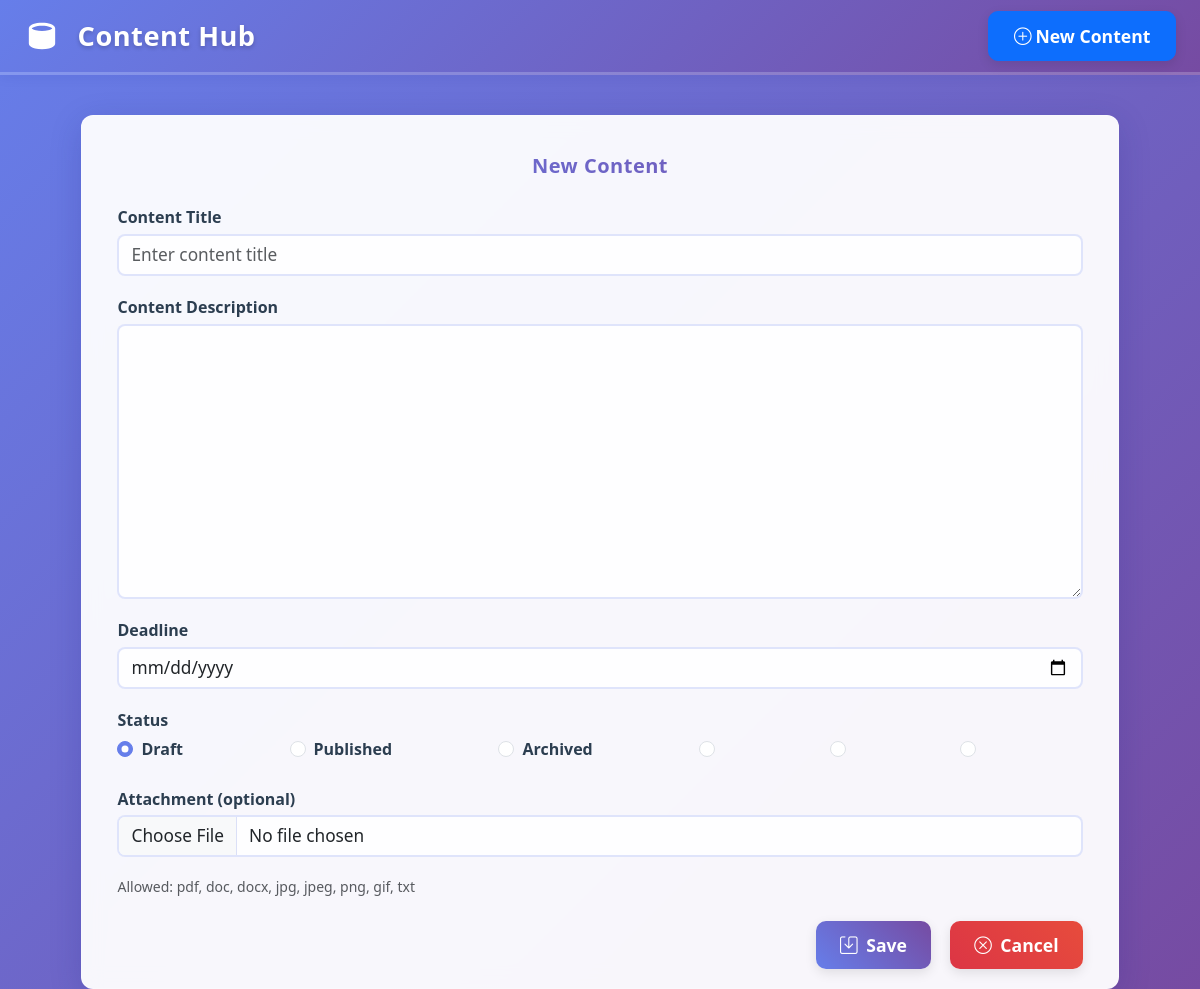
Page /new.php on the committed database.
### tables this page shows
CREATE TABLE Status (
    status_id INTEGER PRIMARY KEY AUTOINCREMENT,
    status_name TEXT NOT NULL
);

### new.php (the view, shortened to what this page needs)
<?php
$dbFile = 'database.db';
try {
    $pdo = new PDO('sqlite:' . $dbFile);
    $pdo->setAttribute(PDO::ATTR_ERRMODE, PDO::ERRMODE_EXCEPTION);
} catch (Exception $e) {
    die('Database connection failed: ' . htmlspecialchars($e->getMessage()));
}
$statusStmt = $pdo->query('SELECT status_id, status_name FROM Status');
$statuses = $statusStmt->fetchAll(PDO::FETCH_ASSOC);
?>
<!DOCTYPE html>
<html lang="en">
<head>
    <link href="https://cdn.jsdelivr.net/npm/bootstrap@5.3.3/dist/css/bootstrap.min.css" rel="stylesheet">
    <link rel="stylesheet" href="https://cdn.jsdelivr.net/npm/bootstrap-icons@1.11.3/font/bootstrap-icons.min.css">
</head>
<body>
    <div class="app-header">
        <div class="app-header-left">
            <span class="app-icon">
            </span>
            <span class="app-title">Content Hub</span>
        </div>
        <div class="header-action">
            <a class="btn btn-primary d-inline-flex align-items-center" href="new.php">
                <i class="bi bi-plus-circle me-1"></i> New Content
            </a>
        </div>
    </div>
    <div class="main-content">
        <div class="form-area">
            <div class="form-title">New Content</div>
            <form class="needs-validation" method="post" enctype="multipart/form-data" novalidate>
                <div class="mb-3">
                    <label for="contentTitle" class="form-label">Content Title</label>
                    <input type="text" class="form-control" id="contentTitle" name="contentTitle" placeholder="Enter content title" required>
                </div>
                <div class="mb-3">
                    <label for="contentDescription" class="form-label">Content Description</label>
                    <textarea class="form-control" id="contentDescription" name="contentDescription" rows="10"></textarea>
                </div>
                <div class="mb-3">
                    <label for="contentDate" class="form-label">Deadline</label>
                    <input type="date" class="form-control" id="contentDate" name="contentDate" required>
                </div>
                <div class="mb-4">
                    <label class="form-label">Status</label>
                    <div class="d-flex flex-wrap gap-2">
                        <?php foreach ($statuses as $status): ?>
                        <div class="form-check flex-grow-1">
                            <input class="form-check-input" type="radio" name="status" id="status<?= $status['status_id'] ?>" value="<?= $status['status_id'] ?>" <?= $status['status_name'] === 'Draft' ? 'checked' : '' ?> required>
                            <label class="form-check-label" for="status<?= $status['status_id'] ?>"> <?= htmlspecialchars($status['status_name']) ?> </label>
                        </div>
                        <?php endforeach; ?>
                    </div>
                </div>
                <div class="mb-3">
                    <label for="attachment" class="form-label">Attachment (optional)</label>
                    <input class="form-control" type="file" id="attachment" name="attachment" accept=".pdf,.doc,.docx,.jpg,.jpeg,.png,.gif,.txt">
                    <div class="form-text">Allowed: pdf, doc, docx, jpg, jpeg, png, gif, txt</div>
                </div>
                <div class="form-actions">
                    <button class="btn btn-save px-4 fw-bold" type="submit">
                        <i class="bi bi-save me-1"></i> Save
                    </button>
                    <a href="index.php" class="btn btn-cancel px-4">
                        <i class="bi bi-x-circle me-1"></i> Cancel
                    </a>
                </div>
            </form>
        </div>
    </div>
</body>
</html>

### new.php (style rules this page uses)
body { font-family: 'Segoe UI', 'Inter', 'Noto Sans', Arial, sans-serif; background: linear-gradient(135deg, #667eea 0%, #764ba2 100%); min-height: 100vh; margin: 0; padding: 0; }
.app-header { width: 100vw; background: linear-gradient(135deg, #667eea 0%, #764ba2 100%); box-shadow: 0 2px 12px 0 rgba(31,38,135,0.08); padding: 0.7rem 0 0.7rem 0; margin-bottom: 0; display: flex; align-items: center; justify-content: space-between; border-bottom: 3px solid rgba(255,255,255,0.2); z-index: 10; position: sticky; top: 0; }
.app-header-left { display: flex; align-items: center; gap: 1.1rem; margin-left: 2vw; }
.app-header .app-icon { width: 36px; height: 36px; }
.app-header .app-title { font-size: 1.7rem; font-weight: 800; color: #fff; letter-spacing: 0.5px; text-shadow: 0 2px 4px rgba(0,0,0,0.2); }
.app-header .header-action { margin-right: 2vw; }
.main-content { max-width: 95vw; margin: 2.5rem auto 0 auto; padding: 0 2vw; display: flex; flex-direction: column; gap: 2.2rem; align-items: center; }
.form-area { background: rgba(255, 255, 255, 0.95); backdrop-filter: blur(10px); border-radius: 12px; box-shadow: 0 8px 32px 0 rgba(31,38,135,0.2); border: 1px solid rgba(255, 255, 255, 0.2); padding: 2.2rem 2.2rem 1.2rem 2.2rem; max-width: 95%; width: 100%; margin: 0 auto; }
.form-title { font-size: 1.25rem; font-weight: 900; color: #2c3e50; background: linear-gradient(45deg, #667eea, #764ba2); -webkit-background-clip: text; -webkit-text-fill-color: transparent; background-clip: text; margin-bottom: 1.5rem; letter-spacing: 0.5px; text-align: center; }
label.form-label { font-weight: 700; color: #2c3e50; margin-bottom: 0.3rem; }
input.form-control, textarea.form-control, select.form-select { border-radius: 8px; border: 2px solid rgba(102, 126, 234, 0.2); font-size: 1.08em; margin-bottom: 1.2rem; background: rgba(255, 255, 255, 0.9); box-shadow: none; transition: all 0.3s ease; }
textarea.form-control { resize: vertical; min-height: 180px; max-height: 500px; }
.form-actions { display: flex; gap: 1.2rem; justify-content: flex-end; margin-top: 1.5rem; }
.btn { border-radius: 10px; font-weight: 700; font-size: 1.1em; padding: 0.6em 1.4em; box-shadow: 0 4px 12px 0 rgba(0,0,0,0.1); transition: all 0.3s ease; }
.btn-save { background: linear-gradient(45deg, #667eea, #764ba2); color: #fff; border: none; }
.btn-cancel { background: linear-gradient(45deg, #dc3545, #e74c3c); color: #fff; border: none; }
.form-check-input:checked { background-color: #667eea; border-color: #667eea; }
.form-check-label { color: #2c3e50; font-weight: 600; }

### rows in the picture
status: status_name "☑ Draft", status_name "Draft"
status: status_name "☐ Published", status_name "Published"
status: status_name "☐ Archived", status_name "Archived"
